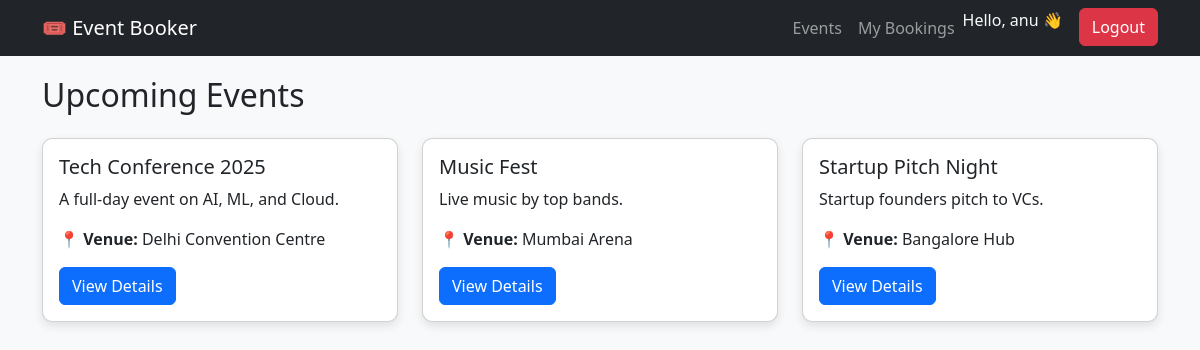
Screenshot of /events/ (signed in) with the database file from the repository.
### events/models.py (models this page shows, shortened)
class Event(models.Model):
    title = models.CharField(max_length=200)
    description = models.TextField()
    venue = models.CharField(max_length=200)
    date_time = models.DateTimeField()
    capacity = models.IntegerField()
    price = models.DecimalField(max_digits=10, decimal_places=2, default=0.00)
    image = models.ImageField(upload_to='event_images/', blank=True, null=True)
    category = models.ForeignKey(Category, on_delete=models.SET_NULL, null=True, blank=True)
    created_by = models.ForeignKey(User, on_delete=models.CASCADE)

### events/views.py (the view)
# urls.py: path('events/', views.event_list, name='event_list'),
def event_list(request):
    category = request.GET.get('category')  # get category from query string
    if category:
        events = Event.objects.filter(category__name=category).order_by('date_time')
    else:
        events = Event.objects.all().order_by('date_time')
    categories = Category.objects.all()  # send all categories to template
    return render(request, 'events/event_list.html', {'events': events, 'categories': categories, 'selected_category': category})

### templates/events/event_list.html (shortened to what this page needs)
{% extends "base.html" %}
{% block content %}
<h2 class="mb-4">Upcoming Events</h2>
<div class="row">
    {% for event in events %}
        <div class="col-md-4 mb-4">
            <div class="card event-card">
                <div class="card-body">
                    <h5 class="card-title">{{ event.title }}</h5>
                    <p class="card-text">{{ event.description|truncatewords:20 }}</p>
                    <p><b>📍 Venue:</b> {{ event.venue }}</p>
                    <a href="{% url 'event_detail' event.pk %}" class="btn btn-primary">View Details</a>
                </div>
            </div>
        </div>
    {% empty %}
        <p>No events available.</p>
    {% endfor %}
</div>
{% endblock %}

### templates/base.html (shortened to what this page needs)
<!DOCTYPE html>
<html lang="en">
<head>
    <link href="https://cdn.jsdelivr.net/npm/bootstrap@5.3.2/dist/css/bootstrap.min.css" rel="stylesheet">
</head>
<body>
    <nav class="navbar navbar-expand-lg navbar-dark bg-dark">
        <div class="container">
            <a class="navbar-brand" href="{% url 'home' %}">🎟 Event Booker</a>
            <div class="collapse navbar-collapse" id="navbarNav">
                <ul class="navbar-nav ms-auto">
                    {% if user.is_authenticated %}
                        <li class="nav-item">
                            <a class="nav-link" href="{% url 'event_list' %}">Events</a>
                        </li>
                        <li class="nav-item">
                            <a class="nav-link" href="{% url 'my_bookings' %}">My Bookings</a>
                        </li>
                        <li class="nav-item">
                            <span class="navbar-text text-light me-2">
                                Hello, {{ user.username }} 👋
                            </span>
                        </li>
                        <li class="nav-item">
                            <button class="btn btn-danger ms-2" data-bs-toggle="modal" data-bs-target="#logoutModal">
                                Logout
                            </button>
                        </li>
                    {% endif %}
                </ul>
            </div>
        </div>
    </nav>
    <div class="container">
        {% block content %}{% endblock %}
    </div>
</body>
</html>

### templates/base.html (style rules this page uses)
body { background-color: #f8f9fa; }
.navbar { margin-bottom: 20px; }
.event-card { border-radius: 10px; overflow: hidden; box-shadow: 0px 4px 10px rgba(0,0,0,0.1); }

### rows the page displays
Event: title "Tech Conference 2025", description "A full-day event on AI, ML, and Cloud.", venue "Delhi Convention Centre"
Event: title "Music Fest", description "Live music by top bands.", venue "Mumbai Arena"
Event: title "Startup Pitch Night", description "Startup founders pitch to VCs.", venue "Bangalore Hub"

### other values shown
{{ user.username }} "anu"
